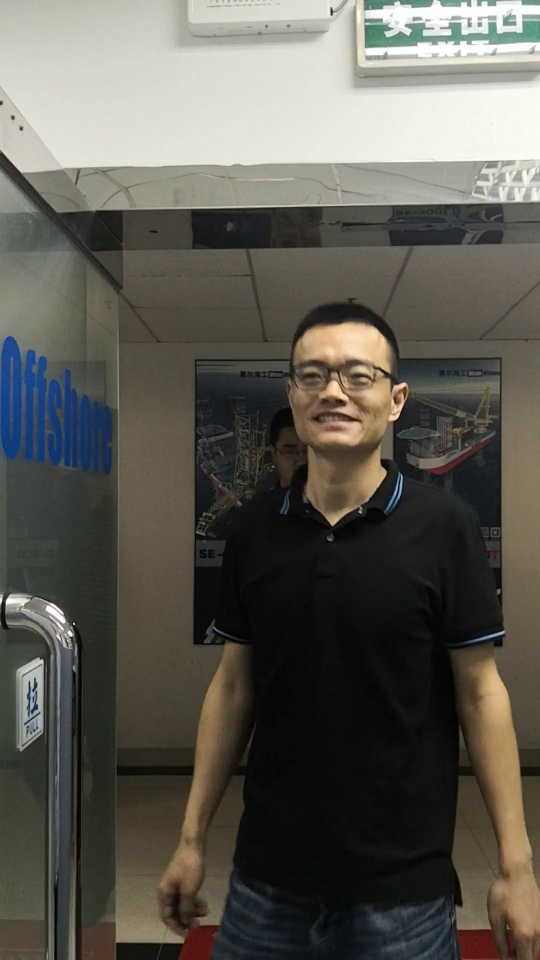
#> input picture 200.jpg, 1080 x 1920 px (shown at 1/2 size); its folder holds only this picture in this run
$ python -i make_database.py   (imports and definitions only)
#> lines starting #> are read from the running program, lines starting #| are printed output that depends on the picture
#> further down, picture is the input picture: shape (1920, 1080, 3); mean B, G, R 82.8, 90.4, 92.4
#coding=utf-8
import os
import cv2
# import numpy as np

base_path = 'newFaceDatabase/'

# [1 line that did not run here, left out]
# [1 line not run here, left out]

def process(img):
    """

    :param img: An image (as a numpy array) to image processing
    :return:
    """
    img = cv2.cvtColor(img, cv2.COLOR_BGR2YCrCb)
#> img: shape (1920, 1080, 3); mean of channels 0, 1, 2 90.1, 129.6, 123.9
    y, cr, cb = cv2.split(img)
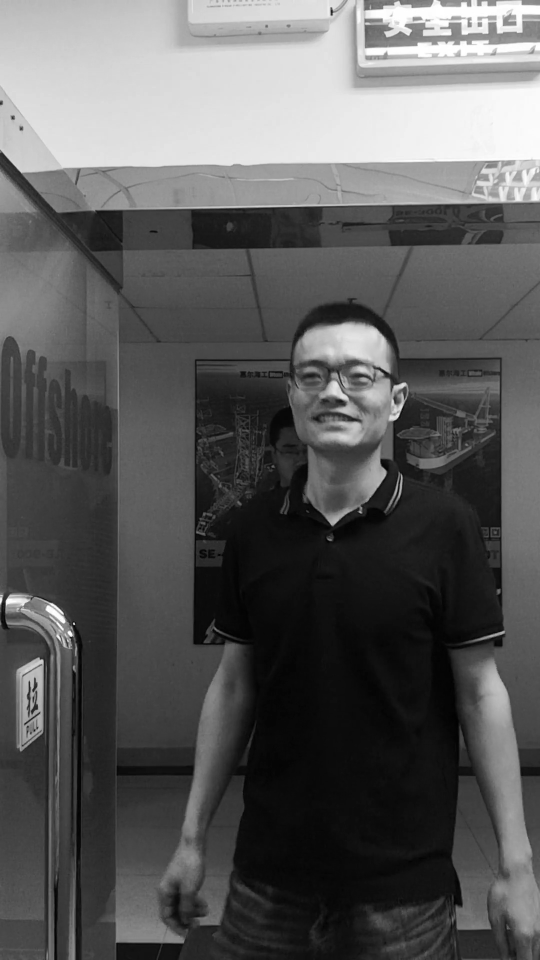
#> y: shape (1920, 1080) (shown at 1/2 size); min 0, max 255, mean 90.1
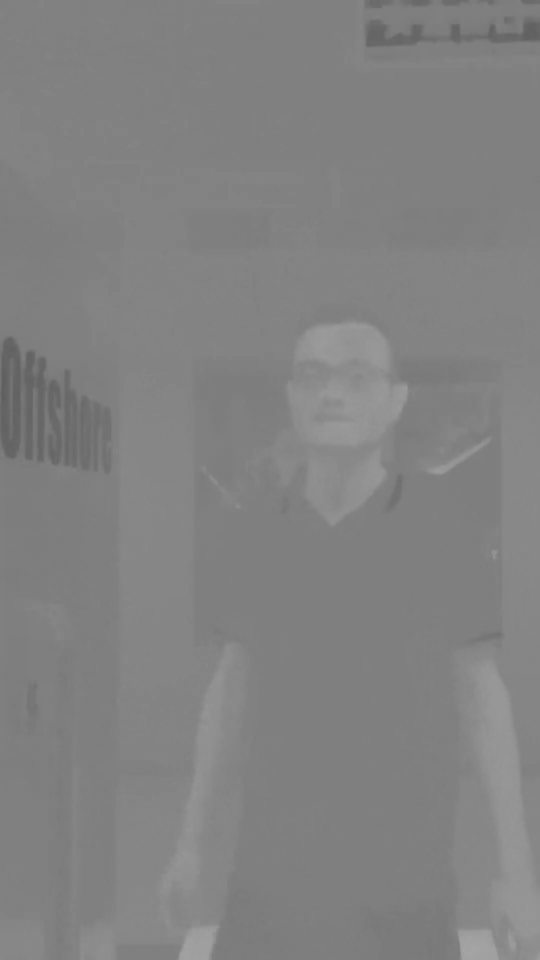
#> cr: shape (1920, 1080) (shown at 1/2 size); min 94, max 166, mean 129.6
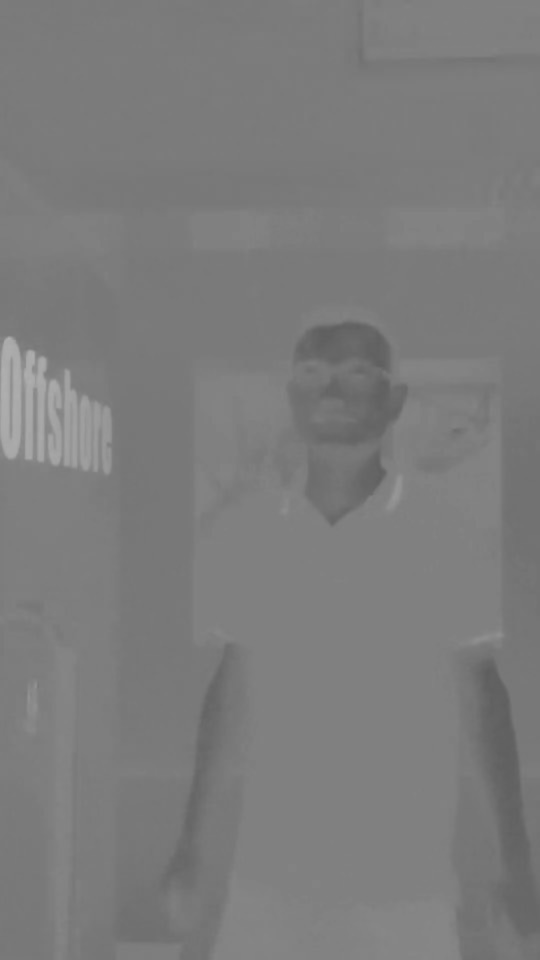
#> cb: shape (1920, 1080) (shown at 1/2 size); min 93, max 179, mean 123.9
    y = cv2.equalizeHist(y)
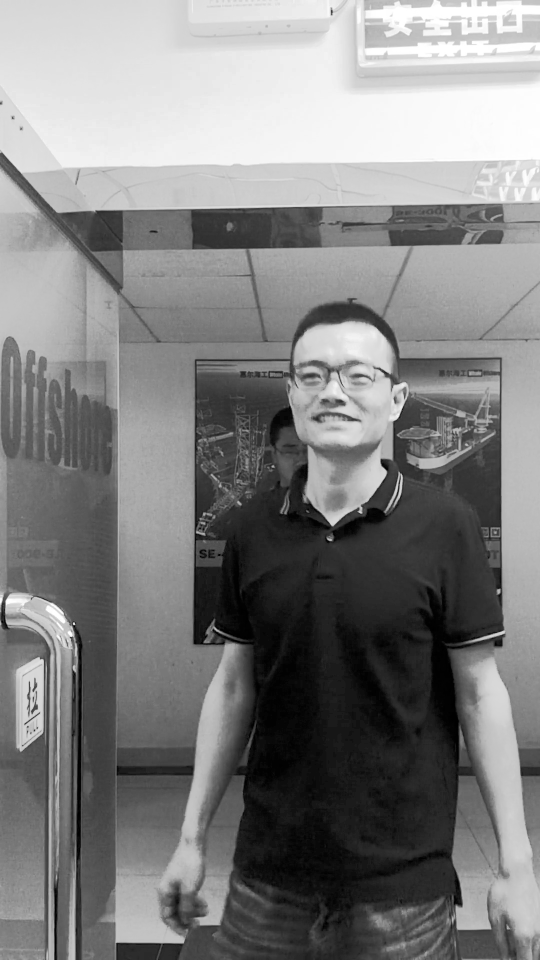
#> y: shape (1920, 1080) (shown at 1/2 size); min 0, max 255, mean 128.4
    img = cv2.merge((y, cr, cb))
#> img: shape (1920, 1080, 3); mean of channels 0, 1, 2 128.4, 129.6, 123.9
    img = cv2.cvtColor(img, cv2.COLOR_YCrCb2BGR)
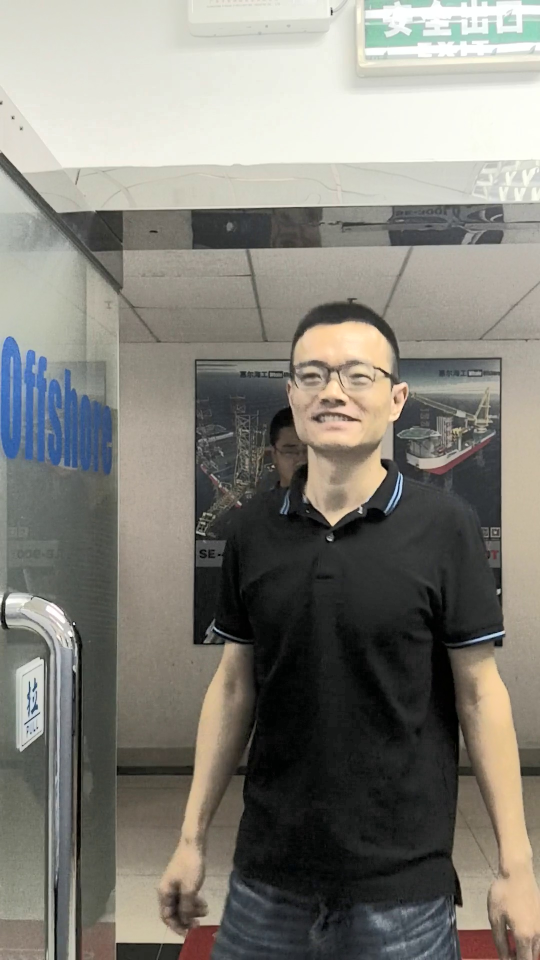
#> img: shape (1920, 1080, 3) (shown at 1/2 size); mean B, G, R 121, 128.6, 130.6
    return img
# [8 lines not run here, left out]

>>> import cv2
>>> picture = cv2.imread('200.jpg')
>>> result = process(picture)

$ run again, on biden.jpg
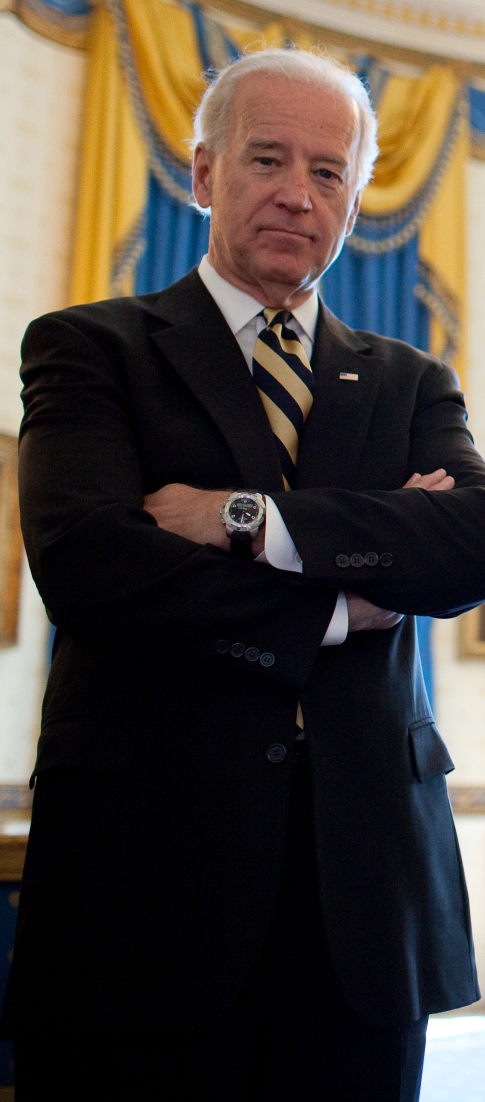
#> input picture biden.jpg, 970 x 2204 px (shown at 1/2 size)
#> picture is the input picture: shape (2204, 970, 3); mean B, G, R 55.5, 62.7, 70.7
#> in process, `y, cr, cb = cv2.split(img)`:
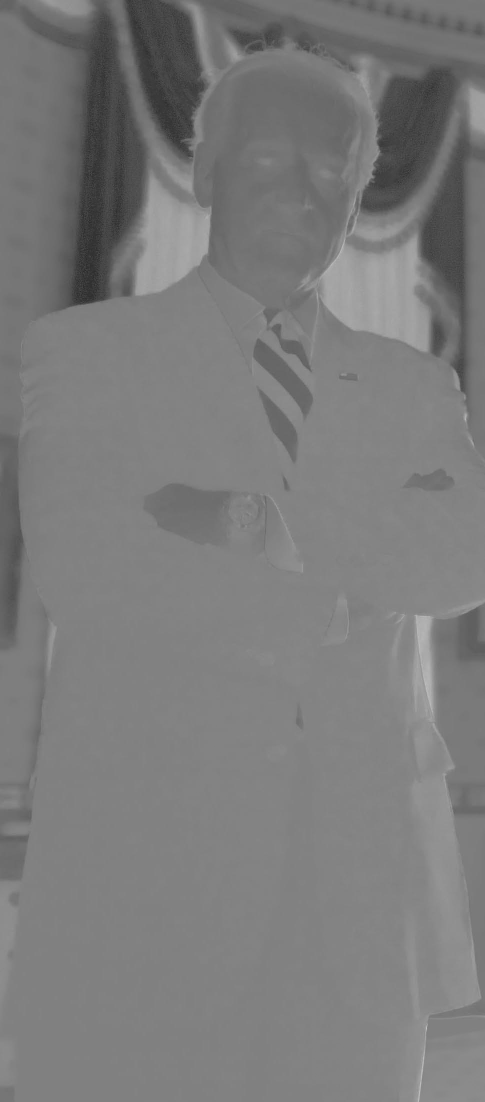
#> cb: shape (2204, 970) (shown at 1/2 size); min 35, max 200, mean 123
#> in process, `img = cv2.cvtColor(img, cv2.COLOR_YCrCb2BGR)`:
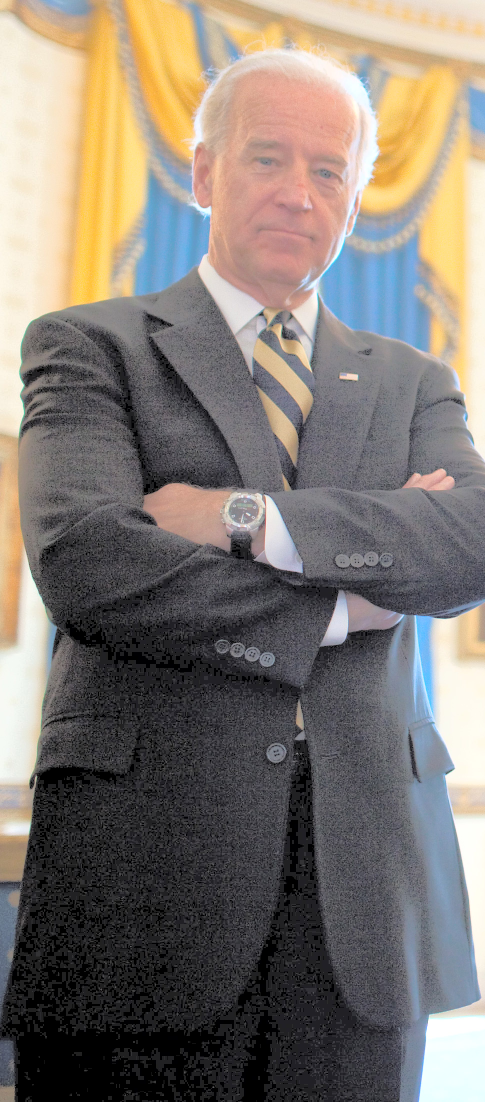
#> img: shape (2204, 970, 3) (shown at 1/2 size); mean B, G, R 113.8, 121.2, 129

$ run again, on obama.jpg
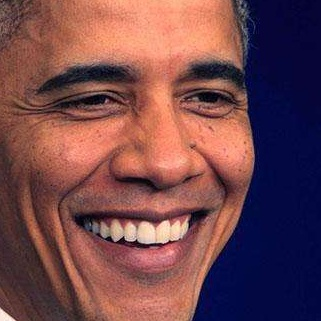
#> input picture obama.jpg, 321 x 321 px
#> picture is the input picture: shape (321, 321, 3); mean B, G, R 76.8, 71.5, 115
#> in process, `y = cv2.equalizeHist(y)`:
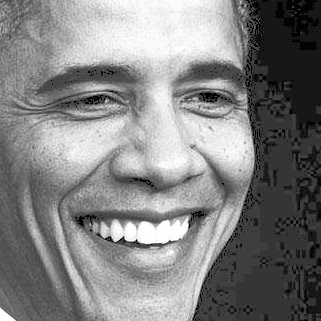
#> y: shape (321, 321); min 0, max 255, mean 129.8
#> in process, `img = cv2.cvtColor(img, cv2.COLOR_YCrCb2BGR)`:
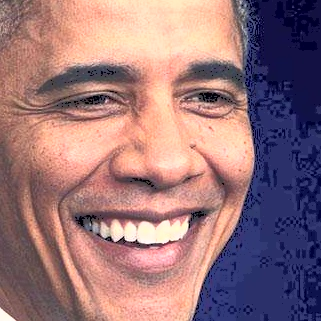
#> img: shape (321, 321, 3); mean B, G, R 121.4, 116.2, 151.7

$ run again, on obama1.jpg
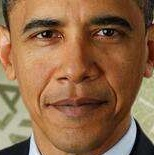
#> input picture obama1.jpg, 154 x 155 px
#> picture is the input picture: shape (155, 154, 3); mean B, G, R 71.6, 103.4, 142.5
#> in process, `y = cv2.equalizeHist(y)`:
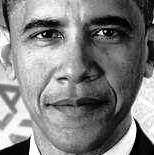
#> y: shape (155, 154); min 0, max 255, mean 128.3
#> in process, `img = cv2.cvtColor(img, cv2.COLOR_YCrCb2BGR)`:
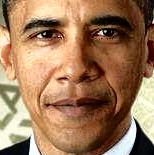
#> img: shape (155, 154, 3); mean B, G, R 88.9, 120.2, 158.3
